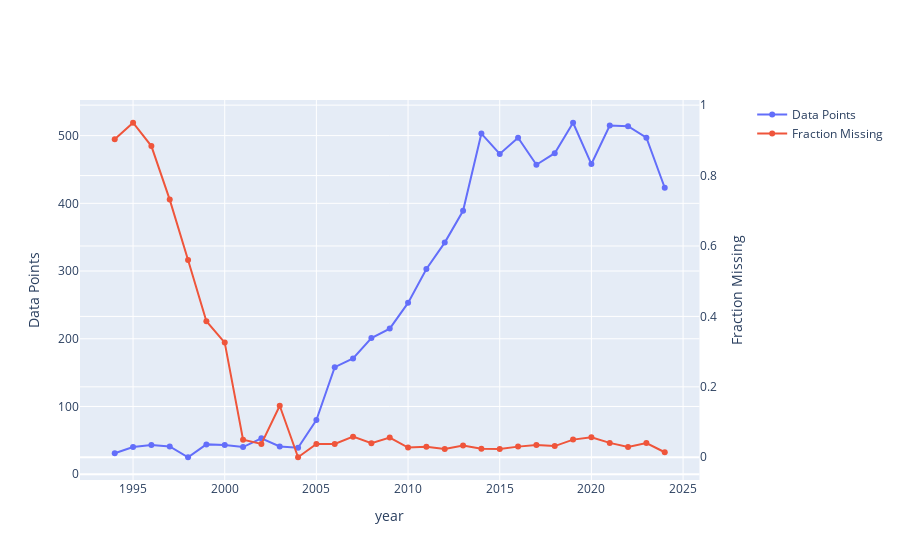

Notebook code cell kept with this figure:
### Markdown cell above
## By Year

### Code cell
import plotly.graph_objects as go
from plotly.subplots import make_subplots

df_missing_by_year = pd.merge(
    df.groupby('year', as_index=False).size().rename(columns={'size': 'Data Points'}),
    df.dropna().groupby('year', as_index=False).size().rename(columns={'size': 'Non-Null'}),
    on='year'
)

df_missing_by_year['Fraction Missing'] = 1 - (df_missing_by_year['Non-Null'] / df_missing_by_year['Data Points'])

# Create figure with secondary y-axis
fig = make_subplots(specs=[[{"secondary_y": True}]])

# Add traces
fig.add_trace(
    go.Scatter(
        x=df_missing_by_year['year'],
        y=df_missing_by_year['Data Points'],
        name='Data Points',
        mode='lines+markers'
    ),
    secondary_y=False,
)

# Add traces
fig.add_trace(
    go.Scatter(
        x=df_missing_by_year['year'],
        y=df_missing_by_year['Fraction Missing'],
        name='Fraction Missing',
        mode='lines+markers'
    ),
    secondary_y=True,
)

# Set x-axis title
fig.update_xaxes(title_text="year")

# Set y-axes titles
fig.update_yaxes(title_text="Data Points", secondary_y=False)
fig.update_yaxes(title_text="Fraction Missing", secondary_y=True)

fig.show()

### Figure 1 — Plotly figure (JSON) as saved in the notebook; plotly's stock layout.template omitted (floating-point values rounded to 4 significant figures)
{"data": [{"mode": "lines+markers", "name": "Data Points", "type": "scatter", "x": [1994, 1995, 1996, 1997, 1998, 1999, 2000, 2001, 2002, 2003, 2004, 2005, 2006, 2007, 2008, 2009, 2010, 2011, 2012, 2013, 2014, 2015, 2016, 2017, 2018, 2019, 2020, 2021, 2022, 2023, 2024], "xaxis": "x", "y": [31, 40, 43, 41, 25, 44, 43, 40, 53, 41, 39, 80, 158, 171, 201, 215, 253, 303, 342, 389, 503, 473, 497, 457, 474, 519, 458, 515, 514, 497, 423], "yaxis": "y"}, {"mode": "lines+markers", "name": "Fraction Missing", "type": "scatter", "x": [1994, 1995, 1996, 1997, 1998, 1999, 2000, 2001, 2002, 2003, 2004, 2005, 2006, 2007, 2008, 2009, 2010, 2011, 2012, 2013, 2014, 2015, 2016, 2017, 2018, 2019, 2020, 2021, 2022, 2023, 2024], "xaxis": "x", "y": [0.9032, 0.95, 0.8837, 0.7317, 0.56, 0.3864, 0.3256, 0.05, 0.03774, 0.1463, 0, 0.0375, 0.03797, 0.05848, 0.0398, 0.05581, 0.02767, 0.0297, 0.02339, 0.03342, 0.02386, 0.02326, 0.03018, 0.03501, 0.03165, 0.0501, 0.05677, 0.04078, 0.02918, 0.04024, 0.01418], "yaxis": "y2"}], "layout": {"xaxis": {"anchor": "y", "domain": [0, 0.94], "title": {"text": "year"}}, "yaxis": {"anchor": "x", "domain": [0, 1], "title": {"text": "Data Points"}}, "yaxis2": {"anchor": "x", "overlaying": "y", "side": "right", "title": {"text": "Fraction Missing"}}}}
